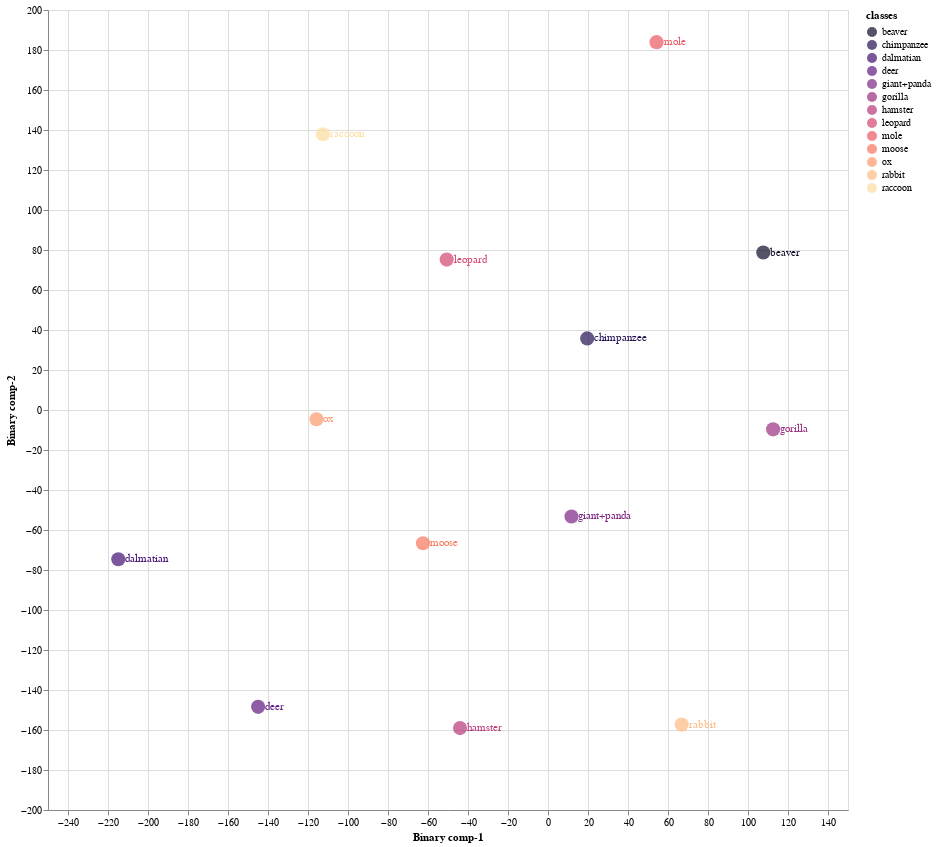
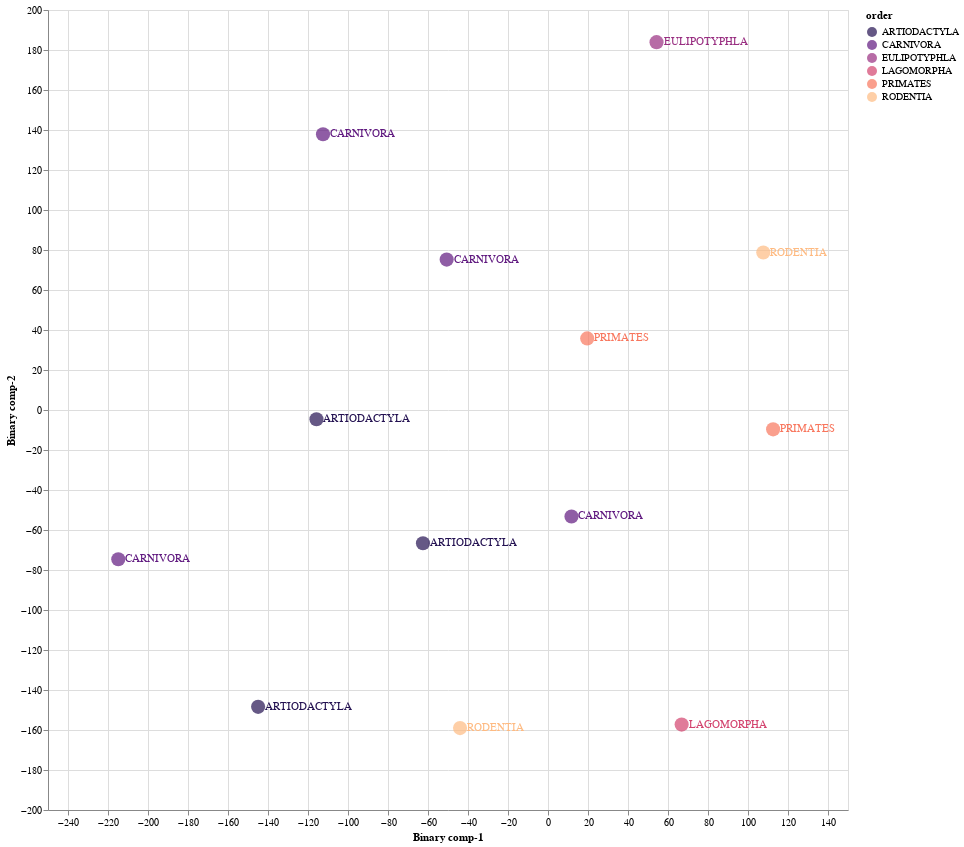

The cell these charts' notebook holds for them, in order:
### Code cell
Train01 = CZSL(mode = "Train", 
               split = 1, 
               DNN = ProjectionNetwork2, 
               epochs = 12, 
               bs = 35, 
               numunits = 0, 
               lr = 0.01682827152598649, 
               optimiser = nn.Sigmoid(), 
               dropout = 0.3296849386000009, 
               mom = 0.9060962137530219, 
               wd = 0,  
               device = 'cuda', 
               checkpoint = CP1, 
               pred_type = 'Probabilistic', 
               dist_type = 'cosine')

#mode
#1. "Train" - Use Train Val split
#2. "Test" - For Unseen Test Data

#split
# 1 -Train/Val Split 1
# 2 -Train/Val Split 2
# 3 -Train/Val Split 3

#pred_type
#1. "Probabilistic" - continous real numbers giving probability for prdiction to be 1
#2. "Deterministic" - 1 or 0 prediction values

#dist_type
#1. euclidean
#2. cosine
#3. hamming
#4. jaccard

### Figure 1 — Vega-Lite specification as saved in the notebook (floating-point values rounded to 4 significant figures)
{"config": {"view": {"continuousWidth": 400, "continuousHeight": 300}}, "layer": [{"mark": {"type": "circle", "size": 200}, "encoding": {"color": {"field": "classes", "scale": {"scheme": "Magma"}, "type": "nominal"}, "x": {"field": "Binary comp-1", "type": "quantitative"}, "y": {"field": "Binary comp-2", "type": "quantitative"}}, "height": 800, "selection": {"selector007": {"type": "interval", "bind": "scales", "encodings": ["x", "y"]}}, "width": 800}, {"mark": {"type": "text", "align": "left", "baseline": "middle", "dx": 7}, "encoding": {"color": {"field": "classes", "scale": {"scheme": "Magma"}, "type": "nominal"}, "text": {"field": "classes", "type": "nominal"}, "x": {"field": "Binary comp-1", "type": "quantitative"}, "y": {"field": "Binary comp-2", "type": "quantitative"}}, "height": 800, "width": 800}], "data": {"name": "data-c8f9f06d2f15189241ed44502ceab8d4"}, "$schema": "https://vega.github.io/schema/vega-lite/v4.17.0.json", "datasets": {"data-c8f9f06d2f15189241ed44502ceab8d4": [{"Binary comp-1": 107.6, "Binary comp-2": 78.73, "classes": "beaver", "sciName": "Aplodontia_rufa", "animal_label": 4, "animal_class": "beaver", "mainCommonName": "Mountain Beaver", "otherCommonNames": "Boomer|Sewellel|Point Arena Mountain Beaver|Point Reyes Mountain Beaver", "class": "Mammalia", "infraclass": "Placentalia", "magnorder": "Boreoeutheria", "superorder": "Euarchontoglires", "order": "RODENTIA", "suborder": "SCIUROMORPHA", "infraorder": null, "parvorder": null, "superfamily": null, "family": "APLODONTIIDAE", "subfamily": null, "tribe": null, "genus": "Aplodontia"}, {"Binary comp-1": -214.9, "Binary comp-2": -74.61, "classes": "dalmatian", "sciName": "Canis_familiaris", "animal_label": 5, "animal_class": "dalmatian", "mainCommonName": "Domestic Dog", "otherCommonNames": "Dog|Dingo|Feral Dog|New Guinea Singing Dog|Village Dog", "class": "Mammalia", "infraclass": "Placentalia", "magnorder": "Boreoeutheria", "superorder": "Laurasiatheria", "order": "CARNIVORA", "suborder": "CANIFORMIA", "infraorder": "CANOIDEA", "parvorder": null, "superfamily": null, "family": "CANIDAE", "subfamily": null, "tribe": null, "genus": "Canis"}, {"Binary comp-1": 54.27, "Binary comp-2": 183.9, "classes": "mole", "sciName": "Talpa_altaica", "animal_label": 12, "animal_class": "mole", "mainCommonName": "Altai Mole", "otherCommonNames": "Siberian Mole", "class": "Mammalia", "infraclass": "Placentalia", "magnorder": "Boreoeutheria", "superorder": "Laurasiatheria", "order": "EULIPOTYPHLA", "suborder": null, "infraorder": null, "parvorder": null, "superfamily": null, "family": "TALPIDAE", "subfamily": "TALPINAE", "tribe": "TALPINI", "genus": "Talpa"}, {"Binary comp-1": -50.66, "Binary comp-2": 75.2, "classes": "leopard", "sciName": "Panthera_pardus", "animal_label": 15, "animal_class": "leopard", "mainCommonName": "Leopard", "otherCommonNames": "Panther", "class": "Mammalia", "infraclass": "Placentalia", "magnorder": "Boreoeutheria", "superorder": "Laurasiatheria", "order": "CARNIVORA", "suborder": "FELIFORMIA", "infraorder": "FELOIDEA", "parvorder": null, "superfamily": null, "family": "FELIDAE", "subfamily": "PANTHERINAE", "tribe": null, "genus": "Panthera"}, {"Binary comp-1": -62.51, "Binary comp-2": -66.64, "classes": "moose", "sciName": "Alces_alces", "animal_label": 16, "animal_class": "moose", "mainCommonName": "Moose", "otherCommonNames": "Elk|Eurasian Elk|Caucasian Moose", "class": "Mammalia", "infraclass": "Placentalia", "magnorder": "Boreoeutheria", "superorder": "Laurasiatheria", "order": "ARTIODACTYLA", "suborder": "RUMINANTIA", "infraorder": "PECORA", "parvorder": null, "superfamily": null, "family": "CERVIDAE", "subfamily": "CAPREOLINAE", "tribe": "ALCEINI", "genus": "Alces"}, {"Binary comp-1": 112.6, "Binary comp-2": -9.659, "classes": "gorilla", "sciName": "Gorilla_gorilla", "animal_label": 20, "animal_class": "gorilla", "mainCommonName": "Western Gorilla", "otherCommonNames": "Lowland Gorilla|Cross River Gorilla|Western Lowland Gorilla", "class": "Mammalia", "infraclass": "Placentalia", "magnorder": "Boreoeutheria", "superorder": "Euarchontoglires", "order": "PRIMATES", "suborder": "HAPLORHINI", "infraorder": "SIMIIFORMES", "parvorder": "CATARRHINI", "superfamily": "HOMINOIDEA", "family": "HOMINIDAE", "subfamily": "HOMININAE", "tribe": null, "genus": "Gorilla"}, {"Binary comp-1": -115.8, "Binary comp-2": -4.638, "classes": "ox", "sciName": "Bos_sauveli", "animal_label": 21, "animal_class": "ox", "mainCommonName": "Kouprey", "otherCommonNames": "Gray Ox|Indochinese Forest Ox", "class": "Mammalia", "infraclass": "Placentalia", "magnorder": "Boreoeutheria", "superorder": "Laurasiatheria", "order": "ARTIODACTYLA", "suborder": "RUMINANTIA", "infraorder": "PECORA", "parvorder": null, "superfamily": null, "family": "BOVIDAE", "subfamily": "BOVINAE", "tribe": "BOVINI", "genus": "Bos"}, {"Binary comp-1": 19.6, "Binary comp-2": 35.78, "classes": "chimpanzee", "sciName": "Pan_troglodytes", "animal_label": 25, "animal_class": "chimpanzee", "mainCommonName": "Chimpanzee", "otherCommonNames": "Chimpanzee|Common Chimpanzee|Robust Chimpanzee|Central Chimpanzee|Eastern Chimpanzee|Nigeria-Cameroon Chimpanzee|Western Chimpanzee", "class": "Mammalia", "infraclass": "Placentalia", "magnorder": "Boreoeutheria", "superorder": "Euarchontoglires", "order": "PRIMATES", "suborder": "HAPLORHINI", "infraorder": "SIMIIFORMES", "parvorder": "CATARRHINI", "superfamily": "HOMINOIDEA", "family": "HOMINIDAE", "subfamily": "HOMININAE", "tribe": null, "genus": "Pan"}, {"Binary comp-1": -43.98, "Binary comp-2": -159.0, "classes": "hamster", "sciName": "Mesocricetus_brandti", "animal_label": 26, "animal_class": "hamster", "mainCommonName": "Brandt's Hamster", "otherCommonNames": "Turkish Hamster", "class": "Mammalia", "infraclass": "Placentalia", "magnorder": "Boreoeutheria", "superorder": "Euarchontoglires", "order": "RODENTIA", "suborder": "SUPRAMYOMORPHA", "infraorder": "MYOMORPHI", "parvorder": null, "superfamily": "MUROIDEA", "family": "CRICETIDAE", "subfamily": "CRICETINAE", "tribe": null, "genus": "Mesocricetus"}, {"Binary comp-1": 66.82, "Binary comp-2": -157.3, "classes": "rabbit", "sciName": "Pentalagus_furnessi", "animal_label": 29, "animal_class": "rabbit", "mainCommonName": "Amami Rabbit", "otherCommonNames": "Ryukyu Rabbit", "class": "Mammalia", "infraclass": "Placentalia", "magnorder": "Boreoeutheria", "superorder": "Euarchontoglires", "order": "LAGOMORPHA", "suborder": null, "infraorder": null, "parvorder": null, "superfamily": null, "family": "LEPORIDAE", "subfamily": null, "tribe": null, "genus": "Pentalagus"}, {"Binary comp-1": 11.74, "Binary comp-2": -53.24, "classes": "giant+panda", "sciName": "Ailuropoda_melanoleuca", "animal_label": 39, "animal_class": "giant+panda", "mainCommonName": "Giant Panda", "otherCommonNames": "Da Xiong Mao", "class": "Mammalia", "infraclass": "Placentalia", "magnorder": "Boreoeutheria", "superorder": "Laurasiatheria", "order": "CARNIVORA", "suborder": "CANIFORMIA", "infraorder": "ARCTOIDEA", "parvorder": null, "superfamily": "URSOIDEA", "family": "URSIDAE", "subfamily": "AILUROPODINAE", "tribe": null, "genus": "Ailuropoda"}, {"Binary comp-1": -144.9, "Binary comp-2": -148.4, "classes": "deer", "sciName": "Hydropotes_inermis", "animal_label": 40, "animal_class": "deer", "mainCommonName": "Chinese Water Deer", "otherCommonNames": null, "class": "Mammalia", "infraclass": "Placentalia", "magnorder": "Boreoeutheria", "superorder": "Laurasiatheria", "order": "ARTIODACTYLA", "suborder": "RUMINANTIA", "infraorder": "PECORA", "parvorder": null, "superfamily": null, "family": "CERVIDAE", "subfamily": "CAPREOLINAE", "tribe": "CAPREOLINI", "genus": "Hydropotes"}, {"Binary comp-1": -112.5, "Binary comp-2": 137.9, "classes": "raccoon", "sciName": "Procyon_lotor", "animal_label": 48, "animal_class": "raccoon", "mainCommonName": "Northern Raccoon", "otherCommonNames": "Common Raccoon", "class": "Mammalia", "infraclass": "Placentalia", "magnorder": "Boreoeutheria", "superorder": "Laurasiatheria", "order": "CARNIVORA", "suborder": "CANIFORMIA", "infraorder": "ARCTOIDEA", "parvorder": null, "superfamily": "MUSTELOIDEA", "family": "PROCYONIDAE", "subfamily": null, "tribe": null, "genus": "Procyon"}]}}

### Figure 2 — Vega-Lite specification as saved in the notebook (floating-point values rounded to 4 significant figures)
{"config": {"view": {"continuousWidth": 400, "continuousHeight": 300}}, "layer": [{"mark": {"type": "circle", "size": 200}, "encoding": {"color": {"field": "order", "scale": {"scheme": "Magma"}, "type": "nominal"}, "x": {"field": "Binary comp-1", "type": "quantitative"}, "y": {"field": "Binary comp-2", "type": "quantitative"}}, "height": 800, "selection": {"selector008": {"type": "interval", "bind": "scales", "encodings": ["x", "y"]}}, "width": 800}, {"mark": {"type": "text", "align": "left", "baseline": "middle", "dx": 7}, "encoding": {"color": {"field": "order", "scale": {"scheme": "Magma"}, "type": "nominal"}, "text": {"field": "order", "type": "nominal"}, "x": {"field": "Binary comp-1", "type": "quantitative"}, "y": {"field": "Binary comp-2", "type": "quantitative"}}, "height": 800, "width": 800}], "data": {"name": "data-c8f9f06d2f15189241ed44502ceab8d4"}, "$schema": "https://vega.github.io/schema/vega-lite/v4.17.0.json", "datasets": {"data-c8f9f06d2f15189241ed44502ceab8d4": [{"Binary comp-1": 107.6, "Binary comp-2": 78.73, "classes": "beaver", "sciName": "Aplodontia_rufa", "animal_label": 4, "animal_class": "beaver", "mainCommonName": "Mountain Beaver", "otherCommonNames": "Boomer|Sewellel|Point Arena Mountain Beaver|Point Reyes Mountain Beaver", "class": "Mammalia", "infraclass": "Placentalia", "magnorder": "Boreoeutheria", "superorder": "Euarchontoglires", "order": "RODENTIA", "suborder": "SCIUROMORPHA", "infraorder": null, "parvorder": null, "superfamily": null, "family": "APLODONTIIDAE", "subfamily": null, "tribe": null, "genus": "Aplodontia"}, {"Binary comp-1": -214.9, "Binary comp-2": -74.61, "classes": "dalmatian", "sciName": "Canis_familiaris", "animal_label": 5, "animal_class": "dalmatian", "mainCommonName": "Domestic Dog", "otherCommonNames": "Dog|Dingo|Feral Dog|New Guinea Singing Dog|Village Dog", "class": "Mammalia", "infraclass": "Placentalia", "magnorder": "Boreoeutheria", "superorder": "Laurasiatheria", "order": "CARNIVORA", "suborder": "CANIFORMIA", "infraorder": "CANOIDEA", "parvorder": null, "superfamily": null, "family": "CANIDAE", "subfamily": null, "tribe": null, "genus": "Canis"}, {"Binary comp-1": 54.27, "Binary comp-2": 183.9, "classes": "mole", "sciName": "Talpa_altaica", "animal_label": 12, "animal_class": "mole", "mainCommonName": "Altai Mole", "otherCommonNames": "Siberian Mole", "class": "Mammalia", "infraclass": "Placentalia", "magnorder": "Boreoeutheria", "superorder": "Laurasiatheria", "order": "EULIPOTYPHLA", "suborder": null, "infraorder": null, "parvorder": null, "superfamily": null, "family": "TALPIDAE", "subfamily": "TALPINAE", "tribe": "TALPINI", "genus": "Talpa"}, {"Binary comp-1": -50.66, "Binary comp-2": 75.2, "classes": "leopard", "sciName": "Panthera_pardus", "animal_label": 15, "animal_class": "leopard", "mainCommonName": "Leopard", "otherCommonNames": "Panther", "class": "Mammalia", "infraclass": "Placentalia", "magnorder": "Boreoeutheria", "superorder": "Laurasiatheria", "order": "CARNIVORA", "suborder": "FELIFORMIA", "infraorder": "FELOIDEA", "parvorder": null, "superfamily": null, "family": "FELIDAE", "subfamily": "PANTHERINAE", "tribe": null, "genus": "Panthera"}, {"Binary comp-1": -62.51, "Binary comp-2": -66.64, "classes": "moose", "sciName": "Alces_alces", "animal_label": 16, "animal_class": "moose", "mainCommonName": "Moose", "otherCommonNames": "Elk|Eurasian Elk|Caucasian Moose", "class": "Mammalia", "infraclass": "Placentalia", "magnorder": "Boreoeutheria", "superorder": "Laurasiatheria", "order": "ARTIODACTYLA", "suborder": "RUMINANTIA", "infraorder": "PECORA", "parvorder": null, "superfamily": null, "family": "CERVIDAE", "subfamily": "CAPREOLINAE", "tribe": "ALCEINI", "genus": "Alces"}, {"Binary comp-1": 112.6, "Binary comp-2": -9.659, "classes": "gorilla", "sciName": "Gorilla_gorilla", "animal_label": 20, "animal_class": "gorilla", "mainCommonName": "Western Gorilla", "otherCommonNames": "Lowland Gorilla|Cross River Gorilla|Western Lowland Gorilla", "class": "Mammalia", "infraclass": "Placentalia", "magnorder": "Boreoeutheria", "superorder": "Euarchontoglires", "order": "PRIMATES", "suborder": "HAPLORHINI", "infraorder": "SIMIIFORMES", "parvorder": "CATARRHINI", "superfamily": "HOMINOIDEA", "family": "HOMINIDAE", "subfamily": "HOMININAE", "tribe": null, "genus": "Gorilla"}, {"Binary comp-1": -115.8, "Binary comp-2": -4.638, "classes": "ox", "sciName": "Bos_sauveli", "animal_label": 21, "animal_class": "ox", "mainCommonName": "Kouprey", "otherCommonNames": "Gray Ox|Indochinese Forest Ox", "class": "Mammalia", "infraclass": "Placentalia", "magnorder": "Boreoeutheria", "superorder": "Laurasiatheria", "order": "ARTIODACTYLA", "suborder": "RUMINANTIA", "infraorder": "PECORA", "parvorder": null, "superfamily": null, "family": "BOVIDAE", "subfamily": "BOVINAE", "tribe": "BOVINI", "genus": "Bos"}, {"Binary comp-1": 19.6, "Binary comp-2": 35.78, "classes": "chimpanzee", "sciName": "Pan_troglodytes", "animal_label": 25, "animal_class": "chimpanzee", "mainCommonName": "Chimpanzee", "otherCommonNames": "Chimpanzee|Common Chimpanzee|Robust Chimpanzee|Central Chimpanzee|Eastern Chimpanzee|Nigeria-Cameroon Chimpanzee|Western Chimpanzee", "class": "Mammalia", "infraclass": "Placentalia", "magnorder": "Boreoeutheria", "superorder": "Euarchontoglires", "order": "PRIMATES", "suborder": "HAPLORHINI", "infraorder": "SIMIIFORMES", "parvorder": "CATARRHINI", "superfamily": "HOMINOIDEA", "family": "HOMINIDAE", "subfamily": "HOMININAE", "tribe": null, "genus": "Pan"}, {"Binary comp-1": -43.98, "Binary comp-2": -159.0, "classes": "hamster", "sciName": "Mesocricetus_brandti", "animal_label": 26, "animal_class": "hamster", "mainCommonName": "Brandt's Hamster", "otherCommonNames": "Turkish Hamster", "class": "Mammalia", "infraclass": "Placentalia", "magnorder": "Boreoeutheria", "superorder": "Euarchontoglires", "order": "RODENTIA", "suborder": "SUPRAMYOMORPHA", "infraorder": "MYOMORPHI", "parvorder": null, "superfamily": "MUROIDEA", "family": "CRICETIDAE", "subfamily": "CRICETINAE", "tribe": null, "genus": "Mesocricetus"}, {"Binary comp-1": 66.82, "Binary comp-2": -157.3, "classes": "rabbit", "sciName": "Pentalagus_furnessi", "animal_label": 29, "animal_class": "rabbit", "mainCommonName": "Amami Rabbit", "otherCommonNames": "Ryukyu Rabbit", "class": "Mammalia", "infraclass": "Placentalia", "magnorder": "Boreoeutheria", "superorder": "Euarchontoglires", "order": "LAGOMORPHA", "suborder": null, "infraorder": null, "parvorder": null, "superfamily": null, "family": "LEPORIDAE", "subfamily": null, "tribe": null, "genus": "Pentalagus"}, {"Binary comp-1": 11.74, "Binary comp-2": -53.24, "classes": "giant+panda", "sciName": "Ailuropoda_melanoleuca", "animal_label": 39, "animal_class": "giant+panda", "mainCommonName": "Giant Panda", "otherCommonNames": "Da Xiong Mao", "class": "Mammalia", "infraclass": "Placentalia", "magnorder": "Boreoeutheria", "superorder": "Laurasiatheria", "order": "CARNIVORA", "suborder": "CANIFORMIA", "infraorder": "ARCTOIDEA", "parvorder": null, "superfamily": "URSOIDEA", "family": "URSIDAE", "subfamily": "AILUROPODINAE", "tribe": null, "genus": "Ailuropoda"}, {"Binary comp-1": -144.9, "Binary comp-2": -148.4, "classes": "deer", "sciName": "Hydropotes_inermis", "animal_label": 40, "animal_class": "deer", "mainCommonName": "Chinese Water Deer", "otherCommonNames": null, "class": "Mammalia", "infraclass": "Placentalia", "magnorder": "Boreoeutheria", "superorder": "Laurasiatheria", "order": "ARTIODACTYLA", "suborder": "RUMINANTIA", "infraorder": "PECORA", "parvorder": null, "superfamily": null, "family": "CERVIDAE", "subfamily": "CAPREOLINAE", "tribe": "CAPREOLINI", "genus": "Hydropotes"}, {"Binary comp-1": -112.5, "Binary comp-2": 137.9, "classes": "raccoon", "sciName": "Procyon_lotor", "animal_label": 48, "animal_class": "raccoon", "mainCommonName": "Northern Raccoon", "otherCommonNames": "Common Raccoon", "class": "Mammalia", "infraclass": "Placentalia", "magnorder": "Boreoeutheria", "superorder": "Laurasiatheria", "order": "CARNIVORA", "suborder": "CANIFORMIA", "infraorder": "ARCTOIDEA", "parvorder": null, "superfamily": "MUSTELOIDEA", "family": "PROCYONIDAE", "subfamily": null, "tribe": null, "genus": "Procyon"}]}}
